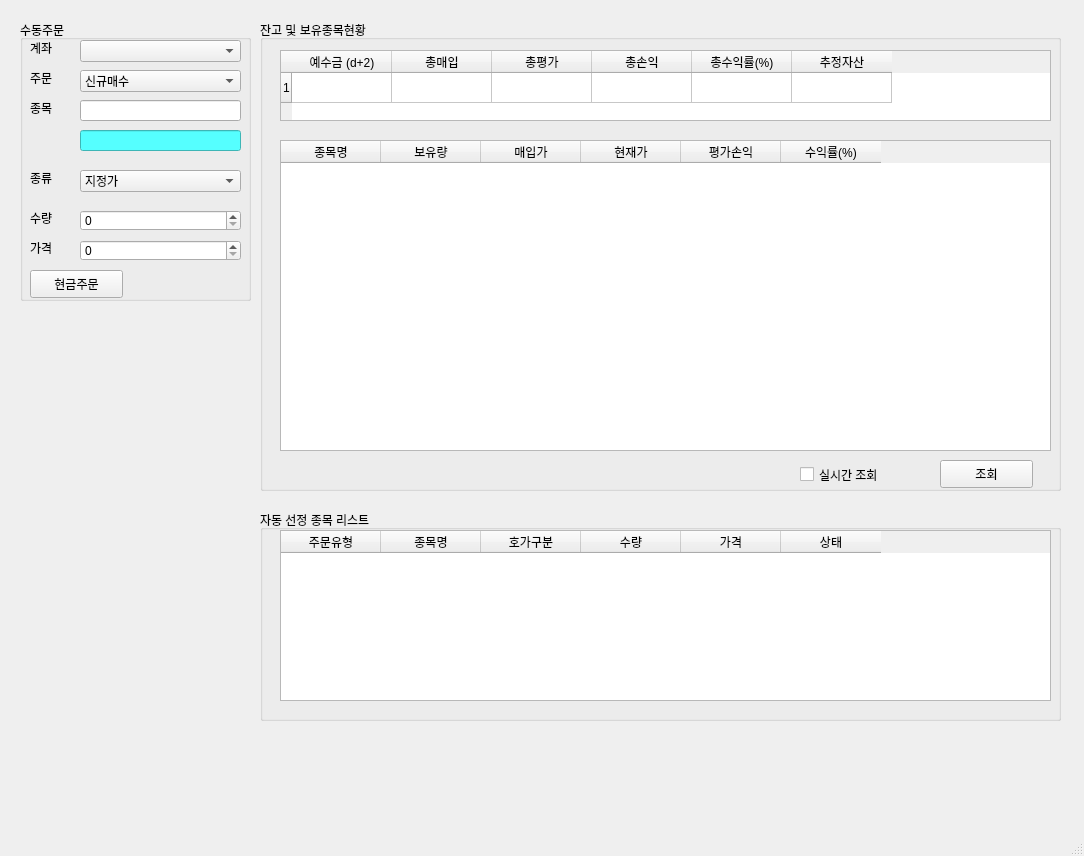
<?xml version="1.0" encoding="UTF-8"?>
<ui version="4.0">
 <class>MainWindow</class>
 <widget class="QMainWindow" name="MainWindow">
  <property name="geometry">
   <rect>
    <x>0</x>
    <y>0</y>
    <width>1084</width>
    <height>856</height>
   </rect>
  </property>
  <property name="windowTitle">
   <string>PyTrader v0.4</string>
  </property>
  <property name="windowIcon">
   <iconset>
    <normaloff>iconfinder_Apple_Stock_2697650.png</normaloff>iconfinder_Apple_Stock_2697650.png</iconset>
  </property>
  <widget class="QWidget" name="centralwidget">
   <widget class="QGroupBox" name="groupBox">
    <property name="geometry">
     <rect>
      <x>20</x>
      <y>20</y>
      <width>231</width>
      <height>281</height>
     </rect>
    </property>
    <property name="title">
     <string>수동주문</string>
    </property>
    <widget class="QLabel" name="label">
     <property name="geometry">
      <rect>
       <x>10</x>
       <y>20</y>
       <width>31</width>
       <height>16</height>
      </rect>
     </property>
     <property name="text">
      <string>계좌</string>
     </property>
    </widget>
    <widget class="QLabel" name="label_2">
     <property name="geometry">
      <rect>
       <x>10</x>
       <y>50</y>
       <width>31</width>
       <height>16</height>
      </rect>
     </property>
     <property name="text">
      <string>주문</string>
     </property>
    </widget>
    <widget class="QLabel" name="label_3">
     <property name="geometry">
      <rect>
       <x>10</x>
       <y>80</y>
       <width>31</width>
       <height>16</height>
      </rect>
     </property>
     <property name="text">
      <string>종목</string>
     </property>
    </widget>
    <widget class="QLabel" name="label_4">
     <property name="geometry">
      <rect>
       <x>10</x>
       <y>150</y>
       <width>31</width>
       <height>16</height>
      </rect>
     </property>
     <property name="text">
      <string>종류</string>
     </property>
    </widget>
    <widget class="QLabel" name="label_5">
     <property name="geometry">
      <rect>
       <x>10</x>
       <y>190</y>
       <width>31</width>
       <height>16</height>
      </rect>
     </property>
     <property name="text">
      <string>수량</string>
     </property>
    </widget>
    <widget class="QLabel" name="label_6">
     <property name="geometry">
      <rect>
       <x>10</x>
       <y>220</y>
       <width>31</width>
       <height>16</height>
      </rect>
     </property>
     <property name="text">
      <string>가격</string>
     </property>
    </widget>
    <widget class="QComboBox" name="comboBox">
     <property name="geometry">
      <rect>
       <x>60</x>
       <y>20</y>
       <width>161</width>
       <height>22</height>
      </rect>
     </property>
    </widget>
    <widget class="QComboBox" name="comboBox_2">
     <property name="geometry">
      <rect>
       <x>60</x>
       <y>50</y>
       <width>161</width>
       <height>22</height>
      </rect>
     </property>
     <item>
      <property name="text">
       <string>신규매수</string>
      </property>
     </item>
     <item>
      <property name="text">
       <string>신규매도</string>
      </property>
     </item>
     <item>
      <property name="text">
       <string>매수취소</string>
      </property>
     </item>
     <item>
      <property name="text">
       <string>매도취소</string>
      </property>
     </item>
    </widget>
    <widget class="QComboBox" name="comboBox_3">
     <property name="geometry">
      <rect>
       <x>60</x>
       <y>150</y>
       <width>161</width>
       <height>22</height>
      </rect>
     </property>
     <item>
      <property name="text">
       <string>지정가</string>
      </property>
     </item>
     <item>
      <property name="text">
       <string>시장가</string>
      </property>
     </item>
    </widget>
    <widget class="QLineEdit" name="lineEdit">
     <property name="geometry">
      <rect>
       <x>60</x>
       <y>80</y>
       <width>161</width>
       <height>21</height>
      </rect>
     </property>
    </widget>
    <widget class="QLineEdit" name="lineEdit_2">
     <property name="geometry">
      <rect>
       <x>60</x>
       <y>110</y>
       <width>161</width>
       <height>21</height>
      </rect>
     </property>
     <property name="styleSheet">
      <string notr="true">background-color: rgb(85, 255, 255);</string>
     </property>
    </widget>
    <widget class="QSpinBox" name="spinBox">
     <property name="geometry">
      <rect>
       <x>60</x>
       <y>190</y>
       <width>161</width>
       <height>21</height>
      </rect>
     </property>
     <property name="maximum">
      <number>999999999</number>
     </property>
    </widget>
    <widget class="QSpinBox" name="spinBox_2">
     <property name="geometry">
      <rect>
       <x>60</x>
       <y>220</y>
       <width>161</width>
       <height>21</height>
      </rect>
     </property>
     <property name="maximum">
      <number>999999999</number>
     </property>
     <property name="singleStep">
      <number>50</number>
     </property>
    </widget>
    <widget class="QPushButton" name="pushButton">
     <property name="geometry">
      <rect>
       <x>10</x>
       <y>250</y>
       <width>93</width>
       <height>28</height>
      </rect>
     </property>
     <property name="text">
      <string>현금주문</string>
     </property>
    </widget>
   </widget>
   <widget class="QGroupBox" name="groupBox_2">
    <property name="geometry">
     <rect>
      <x>260</x>
      <y>20</y>
      <width>801</width>
      <height>471</height>
     </rect>
    </property>
    <property name="title">
     <string>잔고 및 보유종목현황</string>
    </property>
    <widget class="QTableWidget" name="tableWidget">
     <property name="geometry">
      <rect>
       <x>20</x>
       <y>30</y>
       <width>771</width>
       <height>71</height>
      </rect>
     </property>
     <property name="rowCount">
      <number>1</number>
     </property>
     <row/>
     <column>
      <property name="text">
       <string>예수금 (d+2)</string>
      </property>
     </column>
     <column>
      <property name="text">
       <string>총매입</string>
      </property>
     </column>
     <column>
      <property name="text">
       <string>총평가</string>
      </property>
     </column>
     <column>
      <property name="text">
       <string>총손익</string>
      </property>
     </column>
     <column>
      <property name="text">
       <string>총수익률(%)</string>
      </property>
     </column>
     <column>
      <property name="text">
       <string>추정자산</string>
      </property>
     </column>
    </widget>
    <widget class="QTableWidget" name="tableWidget_2">
     <property name="geometry">
      <rect>
       <x>20</x>
       <y>120</y>
       <width>771</width>
       <height>311</height>
      </rect>
     </property>
     <column>
      <property name="text">
       <string>종목명</string>
      </property>
     </column>
     <column>
      <property name="text">
       <string>보유량</string>
      </property>
     </column>
     <column>
      <property name="text">
       <string>매입가</string>
      </property>
     </column>
     <column>
      <property name="text">
       <string>현재가</string>
      </property>
     </column>
     <column>
      <property name="text">
       <string>평가손익</string>
      </property>
     </column>
     <column>
      <property name="text">
       <string>수익률(%)</string>
      </property>
     </column>
    </widget>
    <widget class="QPushButton" name="pushButton_2">
     <property name="geometry">
      <rect>
       <x>680</x>
       <y>440</y>
       <width>93</width>
       <height>28</height>
      </rect>
     </property>
     <property name="text">
      <string>조회</string>
     </property>
    </widget>
    <widget class="QCheckBox" name="checkBox">
     <property name="geometry">
      <rect>
       <x>540</x>
       <y>445</y>
       <width>111</width>
       <height>19</height>
      </rect>
     </property>
     <property name="text">
      <string>실시간 조회</string>
     </property>
    </widget>
   </widget>
   <widget class="QGroupBox" name="groupBox_3">
    <property name="geometry">
     <rect>
      <x>260</x>
      <y>510</y>
      <width>801</width>
      <height>211</height>
     </rect>
    </property>
    <property name="title">
     <string>자동 선정 종목 리스트</string>
    </property>
    <widget class="QTableWidget" name="tableWidget_3">
     <property name="geometry">
      <rect>
       <x>20</x>
       <y>20</y>
       <width>771</width>
       <height>171</height>
      </rect>
     </property>
     <column>
      <property name="text">
       <string>주문유형</string>
      </property>
     </column>
     <column>
      <property name="text">
       <string>종목명</string>
      </property>
     </column>
     <column>
      <property name="text">
       <string>호가구분</string>
      </property>
     </column>
     <column>
      <property name="text">
       <string>수량</string>
      </property>
     </column>
     <column>
      <property name="text">
       <string>가격</string>
      </property>
     </column>
     <column>
      <property name="text">
       <string>상태</string>
      </property>
     </column>
    </widget>
   </widget>
  </widget>
  <widget class="QMenuBar" name="menubar">
   <property name="geometry">
    <rect>
     <x>0</x>
     <y>0</y>
     <width>1084</width>
     <height>26</height>
    </rect>
   </property>
  </widget>
  <widget class="QStatusBar" name="statusbar"/>
 </widget>
 <resources/>
 <connections/>
</ui>
